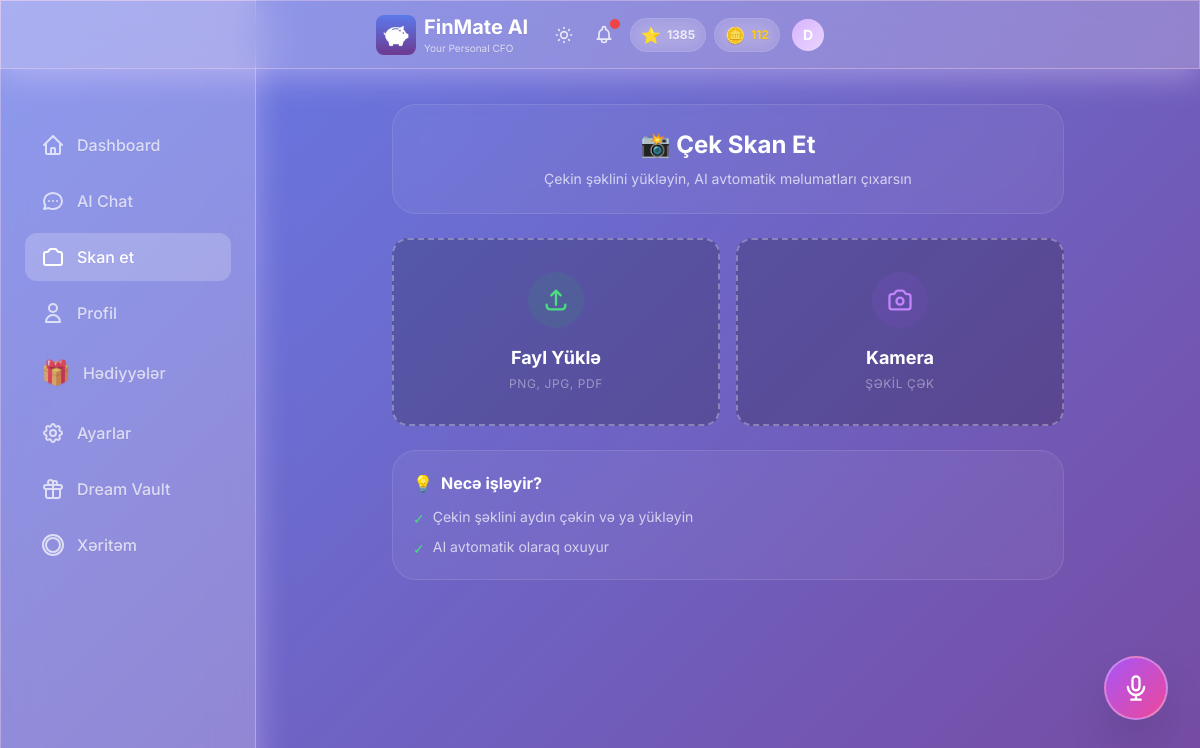
Screenshot of /scan with the database file from the repository.
### models.py (models this page shows, shortened)
class User(Base):
    __tablename__ = "users"
    id = Column(Integer, primary_key=True, index=True)
    username = Column(String, unique=True, index=True, nullable=False)
    password_hash = Column(String, nullable=True)  # Hashed password (nullable for demo user)
    monthly_income = Column(Float, nullable=True)  # Monthly salary/income
    monthly_budget = Column(Float, default=1000.0)
    xp_points = Column(Integer, default=0)
    level_title = Column(String, default="Rookie")
    last_rewarded_month = Column(String, nullable=True)  # Format: "YYYY-MM"
    preferred_language = Column(String, default="az")  # az, en, ru
    voice_enabled = Column(Boolean, default=True)
    voice_mode = Column(Boolean, default=False)  # TTS mode - text-to-speech enabled
    daily_budget_limit = Column(Float, nullable=True)
    currency = Column(String, default="AZN")  # Display/Base currency
    personality_mode = Column(String, default="normal")  # normal, mom, strict
    is_premium = Column(Boolean, default=False)  # Premium subscription status
    readability_mode = Column(Boolean, default=False)  # Accessibility mode for vision-impaired users
    coins = Column(Integer, default=0)  # FinMate Coins for reward system
    ai_tokens = Column(Integer, default=10)  # AI features tokens (voice command, receipt scan, etc.)
    ai_name = Column(String, default="FinMate")  # Customizable AI name
    ai_attitude = Column(String, default="Professional")  # Strict, Funny, Sarcastic, Supportive
    ai_style = Column(String, default="Formal")  # Slang, Shakespearean, Dialect, Short
    ai_persona_mode = Column(String, default="Auto")  # Auto (behavioral profiling) or Manual
    login_streak = Column(Integer, default=0)
    last_login_date = Column(Date, nullable=True)
    theme = Column(String, default="default")  # gold, midnight, ocean, etc.
    incognito_mode = Column(Boolean, default=False)  # Hide amounts
    created_at = Column(DateTime, default=datetime.utcnow)
    expenses = relationship("Expense", back_populates="user", cascade="all, delete-orphan")
    chat_messages = relationship("ChatMessage", back_populates="user", cascade="all, delete-orphan")
    xp_logs = relationship("XPLog", back_populates="user", cascade="all, delete-orphan")
    dreams = relationship("Dream", back_populates="user", cascade="all, delete-orphan")

### a.py (the view)
@app.get("/scan", response_class=HTMLResponse)
async def scan_page(request: Request, db: Session = Depends(get_db)):
    user = get_current_user(request, db)
    if not user:
        return RedirectResponse(url="/login", status_code=303)
    return templates.TemplateResponse("scan.html", {
        "request": request,
        "user": user
    })

### templates/scan.html (shortened to what this page needs)
{% extends "base.html" %}
{% block content %}
<div class="max-w-2xl mx-auto pt-2 relative z-10">
    <div id="initial-state">
        <div class="glass-card p-6 mb-6 text-center slide-up">
            <h2 class="text-2xl font-bold text-white mb-2">📸 Çek Skan Et</h2>
            <p class="text-white/70 text-sm">Çekin şəklini yükləyin, AI avtomatik məlumatları çıxarsın</p>
        </div>
        <div class="grid grid-cols-1 sm:grid-cols-2 gap-4 mb-6 slide-up" style="animation-delay: 0.1s">
            <label
                class="group cursor-pointer border-2 border-dashed border-white/30 rounded-2xl p-8 text-center hover:bg-white/5 hover:border-green-500 transition-all duration-300 relative z-20 block bg-black/20">
                <div
                    class="w-14 h-14 bg-green-500/10 rounded-full flex items-center justify-center mx-auto mb-4 group-hover:scale-110 group-hover:bg-green-500/20 transition-all">
                    <svg class="w-7 h-7 text-green-400" fill="none" stroke="currentColor" viewBox="0 0 24 24">
                        <path stroke-linecap="round" stroke-linejoin="round" stroke-width="2"
                            d="M4 16v1a3 3 0 003 3h10a3 3 0 003-3v-1m-4-8l-4-4m0 0L8 8m4-4v12"></path>
                    </svg>
                </div>
                <p class="text-white font-bold text-lg mb-1">Fayl Yüklə</p>
                <p class="text-white/40 text-xs uppercase tracking-wider">PNG, JPG, PDF</p>
            </label>
            <label
                class="group cursor-pointer border-2 border-dashed border-white/30 rounded-2xl p-8 text-center hover:bg-white/5 hover:border-purple-500 transition-all duration-300 relative z-20 block bg-black/20">
                <div
                    class="w-14 h-14 bg-purple-500/10 rounded-full flex items-center justify-center mx-auto mb-4 group-hover:scale-110 group-hover:bg-purple-500/20 transition-all">
                </div>
                <p class="text-white font-bold text-lg mb-1">Kamera</p>
                <p class="text-white/40 text-xs uppercase tracking-wider">Şəkil Çək</p>
            </label>
        </div>
        <div class="glass-card p-5 mt-6 slide-up" style="animation-delay: 0.3s">
            <h3 class="text-base font-bold text-white mb-3 flex items-center gap-2">
                <span>💡</span> Necə işləyir?
            </h3>
            <ul class="space-y-2 text-white/70 text-sm">
                <li class="flex items-start gap-2">
                    <span class="text-green-400 mt-0.5">✓</span>
                    <span>Çekin şəklini aydın çəkin və ya yükləyin</span>
                </li>
                <li class="flex items-start gap-2">
                    <span class="text-green-400 mt-0.5">✓</span>
                    <span>AI avtomatik olaraq oxuyur</span>
                </li>
            </ul>
        </div>
    </div>
</div>
{% endblock %}

### templates/base.html (shortened to what this page needs)
<!DOCTYPE html>
<html lang="az" data-theme="dark">
<head>
    <link href="https://cdn.jsdelivr.net/npm/daisyui@4.4.19/dist/full.min.css" rel="stylesheet" type="text/css" />
    <script src="https://cdn.tailwindcss.com"></script>
    <script src="/static/js/tailwind-config.js"></script>
    <link rel="stylesheet" href="/static/css/base.css">
    <link rel="stylesheet" href="/static/css/hamburger_menu.css">
</head>
<body>
    <div class="glass fixed top-0 left-0 right-0 z-50 px-2 sm:px-4 py-2 sm:py-3">
        <div class="flex items-center justify-between max-w-md mx-auto">
            <div class="min-w-0 flex-1 flex items-center gap-2">
                <a href="/" class="min-w-0 flex-1 flex items-center gap-2 hover:opacity-90 transition-opacity">
                    <img src="/static/icons/icon-192.png" alt="FinMate AI"
                        class="w-8 h-8 sm:w-10 sm:h-10 rounded-lg flex-shrink-0" onerror="this.style.display='none'">
                    <div class="min-w-0">
                        <h1 class="text-lg sm:text-xl font-bold text-white truncate">FinMate AI</h1>
                        <p class="text-[9px] sm:text-[10px] text-white/70">Your Personal CFO</p>
                    </div>
                </a>
            </div>
            <div class="flex items-center gap-2 sm:gap-3 relative flex-shrink-0">
                <button id="theme-toggle" class="relative text-white/80 hover:text-white transition p-1"
                    title="Tema dəyişdir">
                </button>
                <button id="alert-bell" class="relative text-white/80 hover:text-white transition p-1">
                    <span id="alert-counter"
                        class="absolute -top-0.5 -right-0.5 w-2.5 h-2.5 bg-red-500 rounded-full shadow-lg"></span>
                </button>
                {% include "partials/user_stats.html" %}
                <div class="relative flex-shrink-0 group">
                    <button type="button" id="profile-dropdown-btn" class="relative focus:outline-none">
                        <div id="user-avatar"
                            class="w-7 h-7 sm:w-8 sm:h-8 rounded-full flex items-center justify-center text-white font-bold text-xs sm:text-sm transition-all duration-400 group-hover:scale-110 hover:scale-110"
                            style="background: linear-gradient(135deg, var(--accent-primary), var(--accent-secondary));">
                            {{ user.username[0].upper() if user else 'D' }}
                        </div>
                    </button>
                </div>
            </div>
        </div>
    </div>
    <div class="pt-24 pb-8 px-4">
        <div class="w-full lg:max-w-7xl mx-auto">
            {% block content %}{% endblock %}
        </div>
    </div>
    <div class="hidden lg:block fixed left-0 top-0 bottom-0 w-64 glass z-40 pt-24">
        <nav class="p-6 space-y-2">
            <a href="/"
                class="flex items-center gap-3 px-4 py-3 rounded-xl text-white/70 hover:text-white hover:bg-white/10 transition {% if request.url.path == '/' %}bg-white/20 !text-white{% endif %}">
                <svg class="w-6 h-6" fill="none" stroke="currentColor" viewBox="0 0 24 24">
                    <path stroke-linecap="round" stroke-linejoin="round" stroke-width="2"
                        d="M3 12l2-2m0 0l7-7 7 7M5 10v10a1 1 0 001 1h3m10-11l2 2m-2-2v10a1 1 0 01-1 1h-3m-6 0a1 1 0 001-1v-4a1 1 0 011-1h2a1 1 0 011 1v4a1 1 0 001 1m-6 0h6">
                    </path>
                </svg>
                <span class="font-medium">Dashboard</span>
            </a>
            <a href="/chat"
                class="flex items-center gap-3 px-4 py-3 rounded-xl text-white/70 hover:text-white hover:bg-white/10 transition {% if request.url.path == '/chat' %}bg-white/20 !text-white{% endif %}">
                <svg class="w-6 h-6" fill="none" stroke="currentColor" viewBox="0 0 24 24">
                    <path stroke-linecap="round" stroke-linejoin="round" stroke-width="2"
                        d="M8 12h.01M12 12h.01M16 12h.01M21 12c0 4.418-4.03 8-9 8a9.863 9.863 0 01-4.255-.949L3 20l1.395-3.72C3.512 15.042 3 13.574 3 12c0-4.418 4.03-8 9-8s9 3.582 9 8z">
                    </path>
                </svg>
                <span class="font-medium">AI Chat</span>
            </a>
            <a href="/scan"
                class="flex items-center gap-3 px-4 py-3 rounded-xl text-white/70 hover:text-white hover:bg-white/10 transition {% if request.url.path == '/scan' %}bg-white/20 !text-white{% endif %}">
                <span class="font-medium">Skan et</span>
            </a>
            <a href="/profile"
                class="flex items-center gap-3 px-4 py-3 rounded-xl text-white/70 hover:text-white hover:bg-white/10 transition {% if request.url.path == '/profile' %}bg-white/20 !text-white{% endif %}">
                <svg class="w-6 h-6" fill="none" stroke="currentColor" viewBox="0 0 24 24">
                    <path stroke-linecap="round" stroke-linejoin="round" stroke-width="2"
                        d="M16 7a4 4 0 11-8 0 4 4 0 018 0zM12 14a7 7 0 00-7 7h14a7 7 0 00-7-7z"></path>
                </svg>
                <span class="font-medium">Profil</span>
            </a>
            <a href="/rewards"
                class="flex items-center gap-3 px-4 py-3 rounded-xl text-white/70 hover:text-white hover:bg-white/10 transition {% if request.url.path == '/rewards' %}bg-white/20 !text-white{% endif %}">
                <span class="text-2xl">🎁</span>
                <span class="font-medium">Hədiyyələr</span>
            </a>
            <a href="/settings"
                class="flex items-center gap-3 px-4 py-3 rounded-xl text-white/70 hover:text-white hover:bg-white/10 transition {% if request.url.path == '/settings' %}bg-white/20 !text-white{% endif %}">
                <span class="font-medium">Ayarlar</span>
            </a>
            <a href="/dream-vault"
                class="flex items-center gap-3 px-4 py-3 rounded-xl text-white/70 hover:text-white hover:bg-white/10 transition {% if request.url.path == '/dream-vault' %}bg-white/20 !text-white{% endif %}">
                <svg class="w-6 h-6" fill="none" stroke="currentColor" viewBox="0 0 24 24">
                    <path stroke-linecap="round" stroke-linejoin="round" stroke-width="2"
                        d="M12 8v13m0-13V6a2 2 0 112 2h-2zm0 0V5.5A2.5 2.5 0 109.5 8H12zm-7 4h14M5 12a2 2 0 110-4h14a2 2 0 110 4M5 12v7a2 2 0 002 2h10a2 2 0 002-2v-7">
                    </path>
                </svg>
                <span class="font-medium">Dream Vault</span>
            </a>
            <a href="/heatmap"
                class="flex items-center gap-3 px-4 py-3 rounded-xl text-white/70 hover:text-white hover:bg-white/10 transition {% if request.url.path == '/heatmap' %}bg-white/20 !text-white{% endif %}">
                <svg class="w-6 h-6" fill="none" stroke="currentColor" viewBox="0 0 24 24">
                    <path stroke-linecap="round" stroke-linejoin="round" stroke-width="2"
                        d="M2 12a10 10 0 1020 0 10 10 0 00-20 0zm10-7a7 7 0 00-7 7c0 3.866 3.134 7 7 7a7 7 0 007-7c0-3.866-3.134-7-7-7z">
                    </path>
                </svg>
                <span class="font-medium">Xəritəm</span>
            </a>
        </nav>
    </div>
    {% if request.url.path == '/scan' or request.url.path == '/chat' %}
    {% if user and user.voice_enabled %}
    <button onclick="openVoiceModal()"
        class="fixed {% if request.url.path == '/scan' %}bottom-24{% else %}bottom-32{% endif %} right-4 sm:right-6 w-14 h-14 sm:w-16 sm:h-16 glass bg-gradient-to-br from-purple-500 to-pink-500 backdrop-blur-xl border-2 border-white/30 rounded-full shadow-2xl flex items-center justify-center text-white hover:scale-110 active:scale-95 transition-all z-40 md:{% if request.url.path == '/scan' %}bottom-20{% else %}bottom-24{% endif %} md:right-8 mb-16 md:mb-0 group">
        <svg class="w-6 h-6 sm:w-7 sm:h-7 group-hover:scale-110 transition-transform" fill="none" stroke="currentColor"
            viewBox="0 0 24 24">
            <path stroke-linecap="round" stroke-linejoin="round" stroke-width="2"
                d="M19 11a7 7 0 01-7 7m0 0a7 7 0 01-7-7m7 7v4m0 0H8m4 0h4m-4-8a3 3 0 01-3-3V5a3 3 0 116 0v6a3 3 0 01-3 3z">
            </path>
        </svg>
    </button>
    {% endif %}
    {% endif %}
</body>
</html>

### templates/partials/user_stats.html
{% if user and user.xp_points is defined %}
<div class="hidden sm:flex items-center gap-2" id="user-stats-container" hx-get="/api/stats"
    hx-trigger="update-stats from:body" hx-swap="outerHTML">
    <div class="flex items-center gap-1.5 glass-card px-2.5 py-1 rounded-full">
        <span class="text-base">{% if user.level_title == 'Rookie' %}🌱{% elif user.level_title ==
            'Saver' %}💰{% elif user.level_title == 'Analyst' %}📊{% elif user.level_title == 'Manager'
            %}🎯{% elif user.level_title == 'CFO' %}👑{% else %}⭐{% endif %}</span>
        <span class="text-xs font-bold text-white/80">{{ user.xp_points }}</span>
    </div>
    <div class="flex items-center gap-1.5 glass-card px-2.5 py-1 rounded-full">
        <span class="text-base">🪙</span>
        <span class="text-xs font-bold text-yellow-400">{{ user.coins or 0 }}</span>
    </div>
</div>
{% endif %}

### rows the page displays
User: xp_points "1385", coins "112", username "D"
